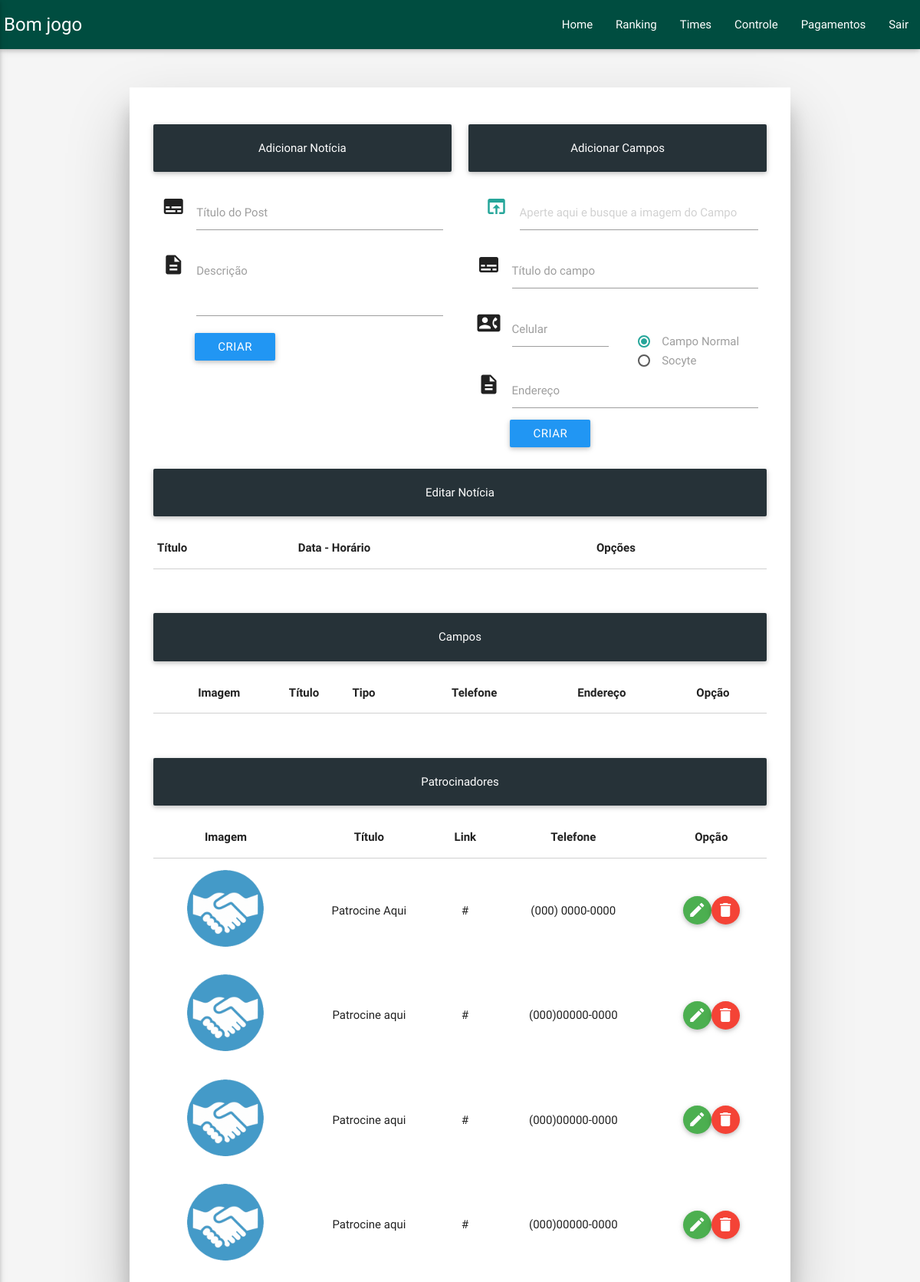
Screenshot of /admin/index.php (signed in) with the database file from the repository.
### tables this page shows
CREATE TABLE `patrocinadores` (
  `id` int(11) NOT NULL,
  `nome` varchar(20) NOT NULL,
  `link` varchar(60) NOT NULL,
  `celular` varchar(15) NOT NULL,
  `imagem` varchar(120) NOT NULL
);

### admin/Patrocinadores/EditPatrocinadorList.php (the view, shortened to what this page needs)
<table class="responsive-table centered highlight">
    <thead>
        <tr>
            <th>Imagem</th>
            <th>Título</th>
            <th>Link</th>
            <th>Telefone</th>
            <th>Opção</th>
        </tr>
    </thead>
    <tbody>
    	<form method="post">
        <?php
			include("../class/conexao.php");
			$selectPatrocinador = $conexao->prepare("SELECT * FROM `patrocinadores`");
			$selectPatrocinador->execute();
			$Patrocinador = $selectPatrocinador->fetch(PDO::FETCH_ASSOC);
			if($Patrocinador > 0)
			{
				do
				{
					echo "<tr>
                            <td><img class='responsive-img' src='../image/patrocinios/".$Patrocinador['imagem']."' width='100px'></td>
                            <td>".$Patrocinador['nome']."</td>
                            <td>".$Patrocinador['link']."</td>
                            <td>".$Patrocinador['celular']."</td>
                            <td><button id='Edit_Patrocinador' data-id='".$Patrocinador['id']."' class='btn-floating green hide-on-med-and-down' data-remodal-target='modalPatrocinadores'><i class='material-icons'>edit</i></button><button name='Delete_Patrocinador' value='".$Patrocinador['id']."' class='btn-floating red'><i class='material-icons'>delete</i></button></td>
                         </tr>";
				}while($Patrocinador = $selectPatrocinador->fetch(PDO::FETCH_ASSOC));
			}
        ?>
        </form>
    </tbody>
</table>

### admin/index.php (shortened to what this page needs)
<!DOCTYPE html>
<html>
<head>
    <link type="text/css" rel="stylesheet" href="../css/materialize.min.css"  media="screen,projection"/>
	<link type="text/css" rel="stylesheet" href="../css/padrao.css"/>
    <link type="text/css" rel="stylesheet" href="../css/remodal.css">
    <link type="text/css" rel="stylesheet" href="../css/remodal-default-theme.css">
</head>
<body>
    <div class="navbar-fixed">
        <nav class="teal darken-4">
        	<div class="nav-wrapper">
          		<a href="index.php" class="brand-logo" style="font-size:24px; margin-left:5px;"> Bom jogo</a>
          		<ul class="right hide-on-med-and-down">
            		<li><a href="index.php?pag=Home"<?php if(@$_GET['pag'] == "Home"){}?>>Home</a></li>
                    <li><a href="index.php?pag=Ranking"<?php if(@$_GET['pag'] == "Ranking"){}?>>Ranking</a></li>
            		<li><a href="index.php?pag=Times"<?php if(@$_GET['pag'] == "Times"){}?>>Times</a></li>
                    <li><a href="index.php?pag=Controle"<?php if(@$_GET['pag'] == "Controle"){}?>>Controle</a></li>
                    <li><a href="index.php?pag=Pagamentos"<?php if(@$_GET['pag'] == "Pagamento"){}?>>Pagamentos</a></li>
            		<li><a href="index.php?pag=Sair"<?php if(@$_GET['pag'] == "Sair"){ include("../class/sair.php"); }?>>Sair</a></li>
          		</ul>
        	</div>
    	</nav>
	</div>
	<div class="container">
        <div class="row" style="margin-top:50px;">
        	<div class="col s12">
                <div class="row white z-depth-5" style="margin-bottom:0px; padding:20px;">
                	<?php
						if(!isset($_GET['pag']))
						{
							include("Home.php");
						}
						else
						{
							include(@$_GET['pag'].".php");
						}
					?>
                </div>
            </div>
        </div>
    </div>
</body>
</html>

### admin/Home.php (shortened to what this page needs)
<head>
</head>
<div class="col s12 m6" style="margin-top:20px;">
	<div class="card-panel blue-grey darken-4 white-text"><center>Adicionar Notícia</center></div>
    <?php include("Post/CriaPost.php");?>
</div>
<div class="col s12 m6 hide-on-med-and-down" style="margin-top:20px;">
	<div class="card-panel blue-grey darken-4 white-text"><center>Adicionar Campos</center></div>
    <?php include("Campos/CriaCampos.php");?>
</div>
<div class="col s12 m12" style="margin-top:20px;">
	<div class="card-panel blue-grey darken-4 white-text"><center>Editar Notícia</center></div>
    <?php include("Post/EditPostList.php");?>
</div>
<div class="col s12 m12" style="margin-top:20px;">
	<div class="card-panel blue-grey darken-4 white-text"><center>Campos</center></div>
	<?php include("Campos/EditCamposList.php"); ?>
</div>
<div class="col s12 m12" style="margin-top:20px;">
	<div class="card-panel blue-grey darken-4 white-text"><center>Patrocinadores</center></div>
    <?php include("Patrocinadores/EditPatrocinadorList.php");?>
</div>

### admin/Post/CriaPost.php (shortened to what this page needs)
<form action="" method="post">
    <div class="input-field col s12">
      <i class="material-icons prefix">subtitles</i>
      <input id="Titulo_Post" type="text" class="validate" name="CriaTituloCampo">
      <label for="Titulo_Post">Título do Post</label>
    </div>
    <div class="input-field col s12">
      <i class="material-icons prefix">description</i>
      <textarea id="textarea1" class="materialize-textarea" name="CriaDescricaoCampo"></textarea>
      <label for="Descricao">Descrição</label>
    </div>
    <div class="col s12 m6">
        <button type="submit" class="btn blue" style="margin-left:25%;" formmethod="post">Criar</button>
    </div>
</form>

### admin/Campos/CriaCampos.php (shortened to what this page needs)
<form method="post" enctype="multipart/form-data">
    <div class="file-field input-field col s12 m12">
        <div class="file-path-wrapper">
            <i class="material-icons prefix">open_in_browser</i>
            <input class="file-path validate" placeholder="Aperte aqui e busque a imagem do Campo" type="text" name="CriaCampEndImag">
        </div>
    </div>
    <div class="input-field col s12 m12">
      <i class="material-icons prefix">subtitles</i>
      <input id="CriaCampTit" type="text" class="validate" name="CriaCampTit">
      <label for="CriaCampTit">Título do campo</label>
    </div>
    <div class="input-field col s12 m6">
      <i class="material-icons prefix">contact_phone</i>
      <input id="CriaCampCel" type="text" class="validate TelCel" name="CriaCampCel">
      <label for="CriaCampCel">Celular</label>
    </div>
    <div class="input-field col s12 m6">
        <p>
            <label for="Campo_Normal">Campo Normal</label>
            <label for="Socyte">Socyte</label>
        </p>
    </div>
    <div class="input-field col s12 m12">
      <i class="material-icons prefix">description</i>
      <input id="CriaCampEnd" type="text" class="validate" name="CriaCampEnd">
      <label for="CriaCampEnd">Endereço</label>
    </div>
    <div class="col s12 m6">
        <button type="submit" class="btn blue" style="margin-left:25%;" formmethod="post">Criar</button>
    </div>
</form>

### admin/Post/EditPostList.php (shortened to what this page needs)
<table class="striped">
    <thead>
        <tr>
            <th>Título</th>
            <th>Data - Horário</th>
            <th>Opções</th>
        </tr>
    </thead>
</table>

### admin/Campos/EditCamposList.php (shortened to what this page needs)
<table class="responsive-table centered striped">
    <thead>
        <tr>
            <th>Imagem</th>
            <th width="50px">Título</th>
            <th>Tipo</th>
            <th>Telefone</th>
            <th width="150px">Endereço</th>
            <th>Opção</th>
        </tr>
    </thead>
</table>

### css/padrao.css (style rules this page uses)
body { background-color:#f5f5f5; }

### rows the page displays
patrocinadores: imagem (picture), nome "Patrocine Aqui", link "#", celular "(000) 0000-0000", $Patrocinador['id'] 1 (drawn)
patrocinadores: imagem (picture), nome "Patrocine aqui", link "#", celular "(000)00000-0000", $Patrocinador['id'] 2 (drawn)
patrocinadores: imagem (picture), nome "Patrocine aqui", link "#", celular "(000)00000-0000", $Patrocinador['id'] 3 (drawn)
patrocinadores: imagem (picture), nome "Patrocine aqui", link "#", celular "(000)00000-0000", $Patrocinador['id'] 4 (drawn)
